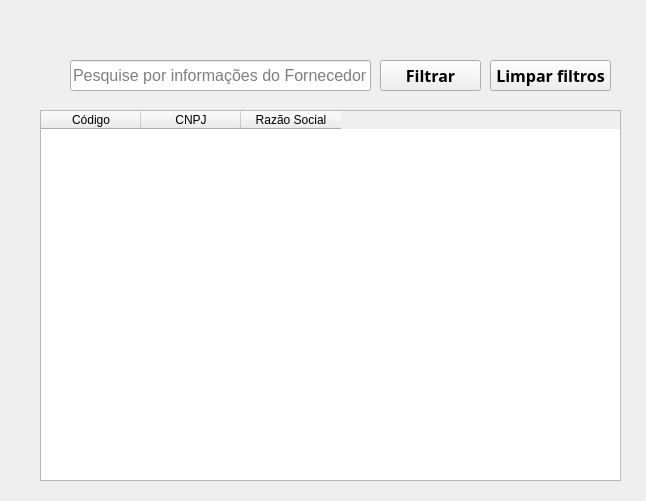
<?xml version="1.0" encoding="UTF-8"?>
<ui version="4.0">
 <class>MainWindow</class>
 <widget class="QMainWindow" name="MainWindow">
  <property name="geometry">
   <rect>
    <x>0</x>
    <y>0</y>
    <width>646</width>
    <height>501</height>
   </rect>
  </property>
  <property name="windowTitle">
   <string>Consultas</string>
  </property>
  <widget class="QWidget" name="centralwidget">
   <widget class="QTableWidget" name="tabelaConsulta">
    <property name="geometry">
     <rect>
      <x>40</x>
      <y>110</y>
      <width>581</width>
      <height>371</height>
     </rect>
    </property>
    <property name="sizeAdjustPolicy">
     <enum>QAbstractScrollArea::AdjustToContentsOnFirstShow</enum>
    </property>
    <column>
     <property name="text">
      <string>Código</string>
     </property>
    </column>
    <column>
     <property name="text">
      <string>CNPJ</string>
     </property>
    </column>
    <column>
     <property name="text">
      <string>Razão Social</string>
     </property>
    </column>
   </widget>
   <widget class="QPushButton" name="limparfiltro">
    <property name="geometry">
     <rect>
      <x>490</x>
      <y>60</y>
      <width>121</width>
      <height>31</height>
     </rect>
    </property>
    <property name="font">
     <font>
      <family>Sitka</family>
      <pointsize>12</pointsize>
      <weight>75</weight>
      <bold>true</bold>
     </font>
    </property>
    <property name="text">
     <string>Limpar filtros</string>
    </property>
   </widget>
   <widget class="QLineEdit" name="textofiltro">
    <property name="geometry">
     <rect>
      <x>70</x>
      <y>60</y>
      <width>301</width>
      <height>31</height>
     </rect>
    </property>
    <property name="font">
     <font>
      <pointsize>12</pointsize>
     </font>
    </property>
    <property name="placeholderText">
     <string>Pesquise por informações do Fornecedor</string>
    </property>
   </widget>
   <widget class="QPushButton" name="botaofiltrar">
    <property name="geometry">
     <rect>
      <x>380</x>
      <y>60</y>
      <width>101</width>
      <height>31</height>
     </rect>
    </property>
    <property name="font">
     <font>
      <family>Sitka</family>
      <pointsize>12</pointsize>
      <weight>75</weight>
      <bold>true</bold>
     </font>
    </property>
    <property name="text">
     <string>Filtrar</string>
    </property>
   </widget>
   <widget class="QPushButton" name="VoltarMenu">
    <property name="geometry">
     <rect>
      <x>10</x>
      <y>0</y>
      <width>51</width>
      <height>41</height>
     </rect>
    </property>
    <property name="styleSheet">
     <string notr="true">background-color: transparent;
    border: none;
    color: white;</string>
    </property>
    <property name="text">
     <string/>
    </property>
   </widget>
   <widget class="QLabel" name="label_3">
    <property name="geometry">
     <rect>
      <x>20</x>
      <y>10</y>
      <width>31</width>
      <height>31</height>
     </rect>
    </property>
    <property name="text">
     <string/>
    </property>
    <property name="pixmap">
     <pixmap>../Images/fast_backward_double_chevron_back_previous_left_icon_258776.png</pixmap>
    </property>
   </widget>
   <widget class="QLabel" name="FUNDO">
    <property name="geometry">
     <rect>
      <x>-270</x>
      <y>-70</y>
      <width>1051</width>
      <height>621</height>
     </rect>
    </property>
    <property name="text">
     <string/>
    </property>
    <property name="pixmap">
     <pixmap>../Images/77.png</pixmap>
    </property>
   </widget>
   <zorder>FUNDO</zorder>
   <zorder>tabelaConsulta</zorder>
   <zorder>limparfiltro</zorder>
   <zorder>textofiltro</zorder>
   <zorder>botaofiltrar</zorder>
   <zorder>label_3</zorder>
   <zorder>VoltarMenu</zorder>
  </widget>
 </widget>
 <resources/>
 <connections/>
</ui>
